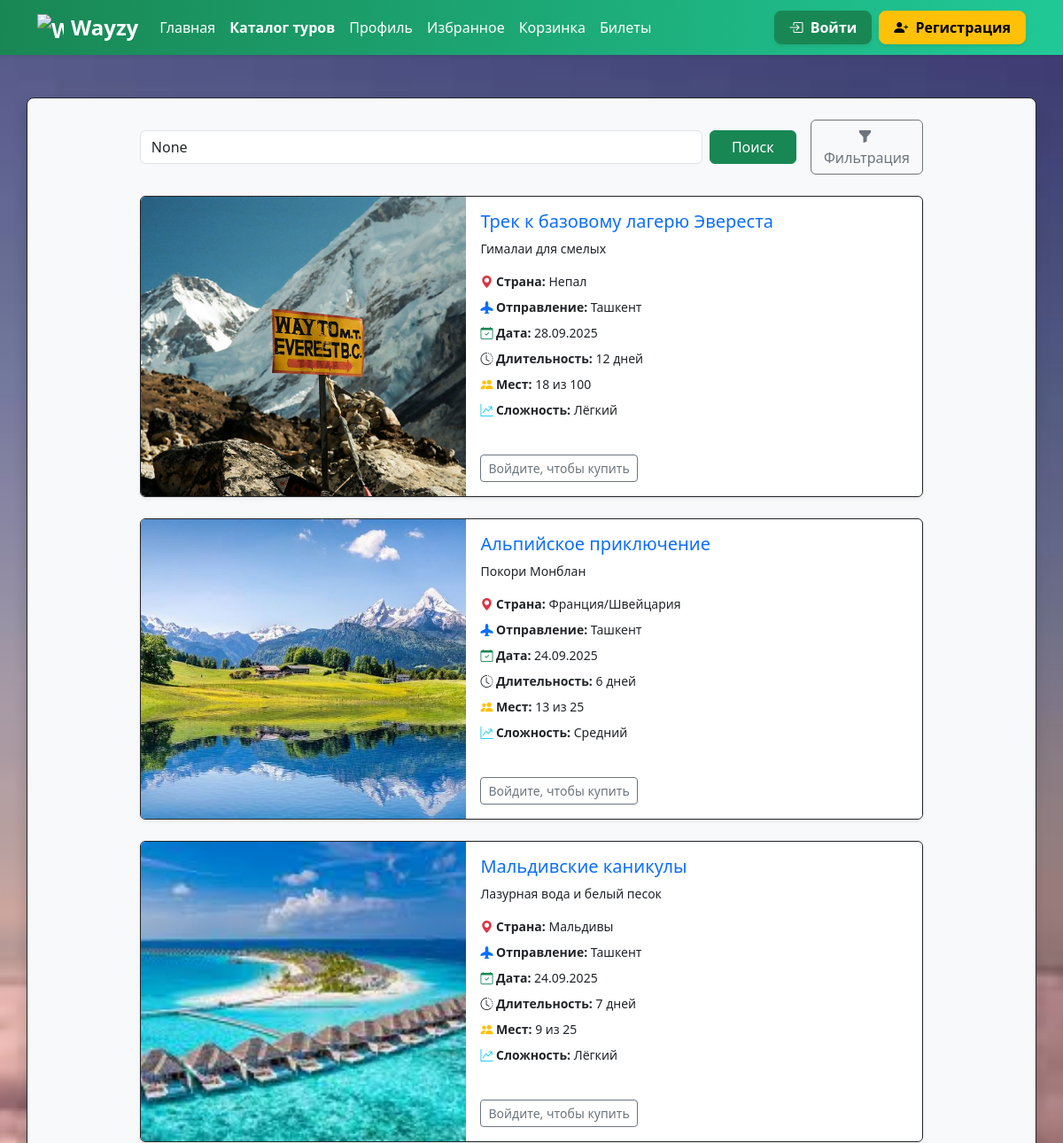
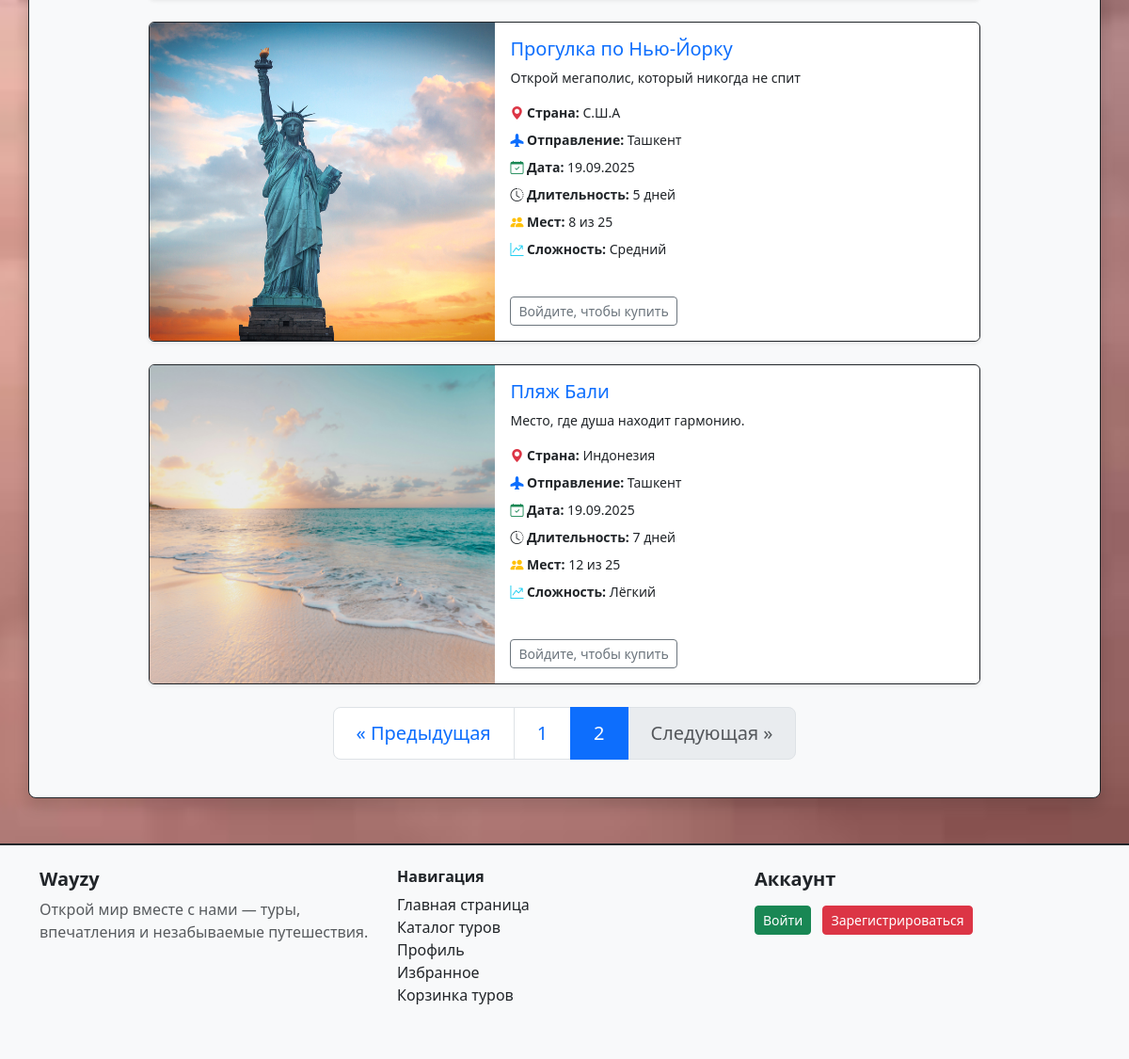
Page /catalog/?page=2 on the committed database (2 pictures, top to bottom).
### voyage/models.py (models this page shows, shortened)
class Tour(models.Model):
    CONTINENTS = [
        ('Africa', 'Африка'),
        ('Europe', 'Европа'),
        ('North America', 'Северная Америка'),
        ('South America', 'Южная Америка'),
        ('Asia', 'Азия'),
        ('Australia', 'Австралия'),
        ('Antarctica', 'Антарктида')
    ]
    category = models.ForeignKey(Category, on_delete=models.CASCADE, related_name='tours', verbose_name='Категория')
    title = models.CharField(max_length=199, verbose_name='Название')
    continent = models.CharField(max_length=47, choices=CONTINENTS, blank=True, verbose_name='Континент')
    slogan = models.CharField(max_length=199, blank=True, verbose_name='Слоган')
    country = models.CharField(max_length=101, blank=True, verbose_name='Страна')
    start_date = models.DateField(null=True, blank=True, verbose_name='Дата начала')
    seats = models.PositiveIntegerField(default=0, verbose_name='Количество мест')
    total_seats = models.PositiveIntegerField(default=0, verbose_name='Всего мест')
    departure = models.CharField(max_length=199, blank=True, verbose_name='Отправление')
    duration = models.IntegerField(help_text='Количество дней', verbose_name='Длительность')
    difficulty = models.CharField(max_length=99, blank=True, verbose_name='Сложность')
    program = models.TextField(blank=True, verbose_name='Программа тура')
    included = models.TextField(blank=True, verbose_name='Что включено')
    price = models.DecimalField(max_digits=11, decimal_places=2, verbose_name='Цена')
    image = models.ImageField(upload_to='tours/', blank=True, null=True, verbose_name='Изображение')
    class Meta:
        verbose_name = 'Тур'
        verbose_name_plural = 'Туры'
        ordering = ['title']

### voyage/views.py (the view)
# urls.py: path('catalog/', catalog_view, name='catalog'),
def catalog_view(request):
    category_slug = request.GET.get('category')
    continent_slug = request.GET.get('continent')
    query = request.GET.get('q')
    tours = Tour.objects.all().order_by('-id')
    if category_slug:
        tours = tours.filter(category__slug=category_slug)
    if continent_slug:
        tours = tours.filter(continent=continent_slug)
    if query:
        tours = tours.filter(
            Q(title__icontains=query) |
            Q(country__icontains=query) |
            Q(slogan__icontains=query)
        )
    paginator = Paginator(tours, 5)
    page_number = request.GET.get('page')
    page_obj = paginator.get_page(page_number)
    favorites = []
    if request.user.is_authenticated:
        favorites = Favorite.objects.filter(user=request.user).values_list('tour_id', flat=True)
    return render(request, 'voyage/catalog.html',
                  {'page_obj': page_obj,
                   'current_category': category_slug,
                   'current_continent': continent_slug,
                   'favorites': favorites,
                   'query': query
                   })

### voyage/templates/voyage/catalog.html (shortened to what this page needs)
<!doctype html>
<html lang="en">
<head>
    {% load static %}
    <link href="https://cdn.jsdelivr.net/npm/bootstrap@5.3.7/dist/css/bootstrap.min.css" rel="stylesheet"
>
    <link rel="stylesheet" href="https://cdn.jsdelivr.net/npm/bootstrap-icons@1.13.1/font/bootstrap-icons.min.css">
    <link rel="stylesheet" href="{% static 'voyage/css/styles.css' %}">
</head>
<body style='
background: fixed;
background-image: url("{% static "voyage/images/catalog_bg.jpg" %} ");
background-size: cover;
background-position: center center;
background-repeat: no-repeat;
'>
<nav class="navbar navbar-expand-lg shadow-sm" style="background: linear-gradient(90deg, #198754, #20c997);">
    <div class="container">
        <a class="navbar-brand d-flex align-items-center fw-bold fs-4 text-white" href="{% url 'index' %}">
            <img src="https://cdn-icons-png.flaticon.com/512/201/201623.png" alt="Wayzy Logo" width="30" height="30"
                 class="me-2">
            Wayzy
        </a>
        <div class="collapse navbar-collapse" id="navbarSupportedContent">
            <ul class="navbar-nav me-auto mb-2 mb-lg-0">
                <li class="nav-item"><a class="nav-link text-white" href="{% url 'index' %}">Главная</a></li>
                <li class="nav-item"><a class="nav-link text-white fw-semibold" href="{% url 'catalog' %}">Каталог
                    туров</a></li>
                <li class="nav-item"><a class="nav-link text-white" href="{% url 'profile' %}">Профиль</a></li>
                <li class="nav-item"><a class="nav-link text-white" href="{% url 'favorites' %}">Избранное</a></li>
                <li class="nav-item"><a class="nav-link text-white" href="{% url 'cart' %}">Корзинка</a></li>
                <li class="nav-item"><a class="nav-link text-white" href="{% url 'tickets' %}">Билеты</a></li>
            </ul>
            <div class="d-flex align-items-center gap-2">
                {% if user.is_authenticated %}
                <form method="post" action="{% url 'logout' %}">
                    {% csrf_token %}
                    <button type="submit" class="btn btn-danger fw-semibold px-3 rounded-3 shadow-sm">
                        <i class="bi bi-box-arrow-right me-1"></i> Выйти
                    </button>
                </form>
                {% else %}
                <a href="{% url 'login' %}" class="btn btn-success fw-semibold px-3 rounded-3 shadow-sm">
                    <i class="bi bi-box-arrow-in-right me-1"></i> Войти
                </a>
                <a href="{% url 'register' %}" class="btn btn-warning fw-semibold px-3 rounded-3 shadow-sm">
                    <i class="bi bi-person-plus-fill me-1"></i> Регистрация
                </a>
                {% endif %}
            </div>
        </div>
    </div>
</nav>
<div class="container min-vh-100 my-5">
    <div class="row justify-content-center bg-body-tertiary p-4 rounded-3 border border-dark shadow">
        <div class="col-12 col-lg-10">
            <div class="d-flex flex-column flex-md-row justify-content-between align-items-center gap-3 mb-4">
                <form action="" method="get" class="d-flex w-100 w-md-75 gap-2">
                    <input type="text" name="q" value="{{ query }}" class="form-control" placeholder="🔍 Поиск туров...">
                    <button type="submit" class="btn btn-success px-4">Поиск</button>
                </form>
                <button class="btn btn-outline-secondary" type="button" data-bs-toggle="offcanvas"
                        data-bs-target="#offcanvasExample" aria-controls="offcanvasExample">
                    <i class="bi bi-funnel-fill me-1"></i> Фильтрация
                </button>
            </div>
            <div class="row row-cols-1 g-4">
                {% for tour in page_obj %}
                <div class="col">
                    <div class="card border-dark shadow-sm overflow-hidden">
                        <div class="row g-0">
                            <div class="col-md-5">
                                {% if tour.image %}
                                <img src="{{ tour.image.url }}" class="img-fluid h-100 object-fit-cover"
                                     alt="{{ tour.title }}">
                                {% else %}
                                <img src="{% static 'voyage/images/default.jpg' %}"
                                     class="img-fluid h-100 object-fit-cover" alt="Нет фото">
                                {% endif %}
                            </div>
                            <div class="col-md-7">
                                <div class="card-body">
                                    <h5 class="card-title text-primary">{{ tour.title }}</h5>
                                    {% if tour.slogan %}
                                    <p class="card-text small">{{ tour.slogan }}</p>
                                    {% endif %}
                                    <ul class="list-unstyled small">
                                        <div class="col-6 mb-2"><i class="bi bi-geo-alt-fill text-danger"></i>
                                            <strong>Страна:</strong> {{ tour.country }}
                                        </div>
                                        <div class="col-6 mb-2"><i class="bi bi-airplane-fill text-primary"></i>
                                            <strong>Отправление:</strong> {{ tour.departure }}
                                        </div>
                                        <div class="col-6 mb-2"><i class="bi bi-calendar-check text-success"></i>
                                            <strong>Дата:</strong> {{ tour.start_date|date:"d.m.Y" }}
                                        </div>
                                        <div class="col-6 mb-2"><i class="bi bi-clock-history"></i>
                                            <strong>Длительность:</strong> {{ tour.duration }} дней
                                        </div>
                                        <div class="col-6 mb-2"><i class="bi bi-people-fill text-warning"></i>
                                            <strong>Мест:</strong> {{ tour.seats }} из {{ tour.total_seats }}
                                        </div>
                                        <div class="col-6 mb-2"><i class="bi bi-graph-up-arrow text-info"></i>
                                            <strong>Сложность:</strong> {{ tour.difficulty }}
                                        </div>
                                    </ul>
                                </div>
                                <div class="card-footer bg-white border-0 d-flex justify-content-between px-3 pb-3">
                                    {% if user.is_authenticated %}
                                    <a href="{% url 'tour_detail' tour.pk %}"
                                       class="btn btn-outline-warning btn-sm"
                                       title="Подробнее">
                                        Смотреть <i class="bi bi-eye-fill"></i>
                                    </a>
                                    <a href="{% url 'add_to_cart' tour.pk %}"
                                       class="btn btn-outline-success btn-sm"
                                       title="В корзину">
                                        <i class="bi bi-cart-check"></i>
                                    </a>
                                    {% else %}
                                    <a href="{% url 'login' %}" class="btn btn-outline-secondary btn-sm">
                                        Войдите, чтобы купить
                                    </a>
                                    {% endif %}
                                </div>
                            </div>
                        </div>
                    </div>
                </div>
                {% empty %}
                <p class="text-center">Нет туров в этой категории.</p>
                {% endfor %}
            </div>
        </div>
        <div class="d-flex justify-content-center mt-4">
            <nav aria-label="Навигация по страницам">
                <ul class="pagination pagination-lg justify-content-center">
                    {% if page_obj.has_previous %}
                    <li class="page-item">
                        <a class="page-link"
                           href="?page={{ page_obj.previous_page_number }}{% if current_category %}&category={{ current_category }}{% endif %}{% if current_city %}&city={{ current_city }}{% endif %}">
                            « Предыдущая
                        </a>
                    </li>
                    {% else %}
                    <li class="page-item disabled">
                        <span class="page-link">« Предыдущая</span>
                    </li>
                    {% endif %}
                    {% for num in page_obj.paginator.page_range %}
                    {% if page_obj.number == num %}
                    <li class="page-item active">
                        <span class="page-link">{{ num }}</span>
                    </li>
                    {% else %}
                    <li class="page-item">
                        <a class="page-link"
                           href="?page={{ num }}{% if current_category %}&category={{ current_category }}{% endif %}{% if current_city %}&city={{ current_city }}{% endif %}">
                            {{ num }}
                        </a>
                    </li>
                    {% endif %}
                    {% endfor %}
                    {% if page_obj.has_next %}
                    <li class="page-item">
                        <a class="page-link"
                           href="?page={{ page_obj.next_page_number }}{% if current_category %}&category={{ current_category }}{% endif %}{% if current_city %}&city={{ current_city }}{% endif %}">
                            Следующая »
                        </a>
                    </li>
                    {% else %}
                    <li class="page-item disabled">
                        <span class="page-link">Следующая »</span>
                    </li>
                    {% endif %}
                </ul>
            </nav>
        </div>
    </div>
</div>
<footer class="bg-body-tertiary border-2 border-top border-dark mt-5 py-4">
    <div class="container">
        <div class="row">
            <div class="col-md-4 mb-3">
                <h5 class="fw-bold">Wayzy</h5>
                <p class="text-muted">Открой мир вместе с нами — туры, впечатления и незабываемые путешествия.</p>
            </div>
            <div class="col-md-4 mb-3">
                <h6 class="fw-bold">Навигация</h6>
                <ul class="list-unstyled">
                    <li><a href="{% url 'index' %}" class="text-decoration-none text-dark">Главная страница</a></li>
                    <li><a href="{% url 'catalog' %}" class="text-decoration-none text-dark">Каталог туров</a></li>
                    <li><a href="{% url 'profile' %}" class="text-decoration-none text-dark">Профиль</a></li>
                    <li><a href="{% url 'favorites' %}" class="text-decoration-none text-dark">Избранное</a></li>
                    <li><a href="{% url 'cart' %}" class="text-decoration-none text-dark">Корзинка туров</a></li>
                </ul>
            </div>
            <div class="col-md-4 mb-3">
                <h5 class="fw-semibold mb-3">Аккаунт</h5>
                {% if user.is_authenticated %}
                <form method="post" action="{% url 'logout' %}">
                    {% csrf_token %}
                    <button type="submit" class="btn btn-danger">Выйти</button>
                </form>
                {% else %}
                <a href="{% url 'login' %}" class="btn btn-success btn-sm me-2 mb-2">Войти</a>
                <a href="{% url 'register' %}" class="btn btn-danger btn-sm mb-2">Зарегистрироваться</a>
                {% endif %}
            </div>
        </div>
    </div>
</footer>
</body>
</html>

### rows in the picture
Tour: image (picture), title "Трек к базовому лагерю Эвереста", slogan "Гималаи для смелых", country "Непал", departure "Ташкент", start_date "28.09.2025", duration "12", seats "18", total_seats "100", difficulty "Лёгкий"
Tour: image (picture), title "Альпийское приключение", slogan "Покори Монблан", country "Франция/Швейцария", departure "Ташкент", start_date "24.09.2025", duration "6", seats "13", total_seats "25", difficulty "Средний"
Tour: image (picture), title "Мальдивские каникулы", slogan "Лазурная вода и белый песок", country "Мальдивы", departure "Ташкент", start_date "24.09.2025", duration "7", seats "9", total_seats "25", difficulty "Лёгкий"
Tour: image (picture), title "Прогулка по Нью-Йорку", slogan "Открой мегаполис, который никогда не спит", country "С.Ш.А", departure "Ташкент", start_date "19.09.2025", duration "5", seats "8", total_seats "25", difficulty "Средний"
Tour: image (picture), title "Пляж Бали", slogan "Место, где душа находит гармонию.", country "Индонезия", departure "Ташкент", start_date "19.09.2025", duration "7", seats "12", total_seats "25", difficulty "Лёгкий"

### other values in the picture
{{ num }} "1"
{{ num }} "2"
